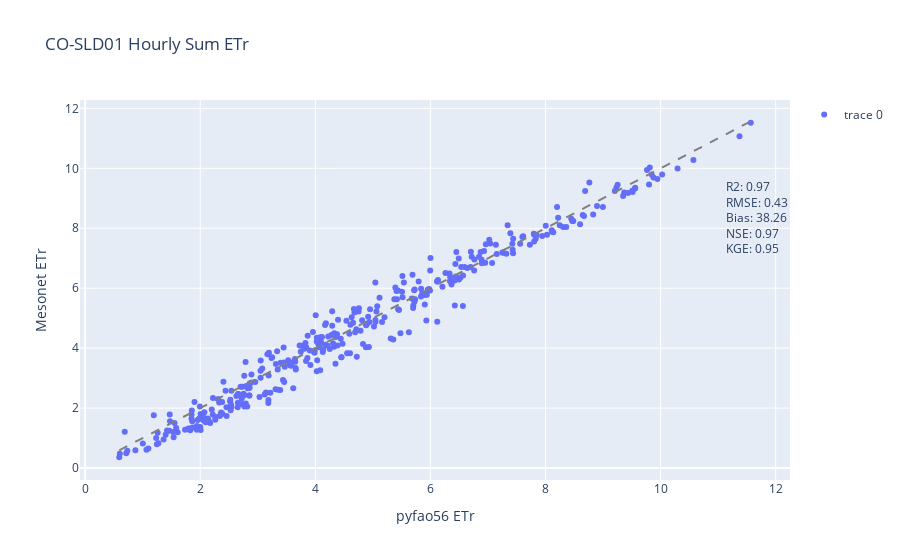

Notebook source saved alongside this figure:
### Markdown cell above
### Comparison of pyfao56 and Mesonet ET values
# The input dataframe requires columns for refET from pyfao56 and Mesonet ET
# The comment is added to the plot title and file name
def compute_statistics(df,rfcrp,comment):
    if rfcrp == 'T':
        df['Mesonet ET'] = df['ETr']
        et = 'ETr'
    elif rfcrp == 'S':
        df['Mesonet ET'] = df['ETo']
        et = 'ETo'
    if time_format == 'Hourly':
        tf = 'Hourly Sum'
    else: 
        tf = 'Daily'
    stat_df = df
    # Computing statistical differences between pyfao56 and Mesonet
    statistics = tools.Statistics(simulated=list(stat_df['refET']), 
                                measured=list(stat_df['Mesonet ET']))
    r2 = statistics._r2(s=stat_df['refET'], m=stat_df['Mesonet ET'])
    rmse = statistics._rmse(s=stat_df['refET'], m=stat_df['Mesonet ET'])
    bias = statistics._bias(s=stat_df['refET'], m=stat_df['Mesonet ET'])
    nse = statistics._nse(s=stat_df['refET'], m=stat_df['Mesonet ET'])
    kge = _kge(s=stat_df['refET'], m=stat_df['Mesonet ET'])

    
    # Plotly figure
    fig = go.Figure(data=go.Scatter(x=stat_df['refET'], 
                                    y=stat_df['Mesonet ET'],
                                    mode='markers',
                                    hovertext=stat_df['Timestamp'],
                                    hoverinfo='text+x+y',))

    # Add line where x = y
    fig.add_trace(go.Scatter(
        x=[stat_df['refET'].min(), stat_df['refET'].max()],
        y=[stat_df['refET'].min(), stat_df['refET'].max()],
        mode='lines',
        line=dict(color='gray', dash='dash'),
        showlegend=False
    ))

    # Add labels and title
    fig.update_layout(
        xaxis_title=f'pyfao56 {et}',
        yaxis_title=f'Mesonet {et}',
        title=f'{state}-{comment} {tf} {et}'
    )
    # Add annotations (box with text)
    fig.update_layout(
        annotations=[
            dict(
                x=1,
                y=0.8,
                xref="paper",
                yref="paper",
                text=f"R2: {r2:.2f}<br>" \
                    f"RMSE: {rmse:.2f}<br>Bias: {bias:.2f}<br>" \
                    f"NSE: {nse:.2f}<br>KGE: {kge:.2f}<br>",
                showarrow=False,
                align="left",
                font=dict(size=12)
            )
        ]
    )

    # Show the plot
    fig.write_html(f'{output_path}/pyfao56_vs_Mesonet_{comment}_{et}.html')
    fig.show()
    # Save the dataframe
    stat_df.to_csv(f'{output_path}/pyfao56_vs_Mesonet_{comment}_{et}.csv')

### Code cell
# Run the earlier functions
if time_format == 'Hourly':
    hourly_df, daily_df = compute_et_hourly(input_df, rfcrp, z, lat, lon, lzn, wndht, comment)
    if make_wth:
        to_wth(daily_df,comment)
    
elif time_format == 'Daily':
    daily_df = compute_et_daily(input_df, rfcrp, z, lat, wndht, comment) 
    if make_wth:
        to_wth(daily_df,comment)   
compute_statistics(daily_df,rfcrp,comment)
print('Complete!')

### Figure 1 — Plotly figure (JSON) as saved in the notebook; plotly's stock layout.template omitted (floating-point values rounded to 4 significant figures; data arrays with more than 128 entries replaced by an {"elided": "..."} marker saying what was removed)
{"data": [{"hoverinfo": "text+x+y", "hovertext": {"elided": "365 str values"}, "mode": "markers", "type": "scatter", "x": {"elided": "365 float values"}, "y": {"elided": "365 float values"}}, {"line": {"color": "gray", "dash": "dash"}, "mode": "lines", "showlegend": false, "type": "scatter", "x": [0.5929, 11.57], "y": [0.5929, 11.57]}], "layout": {"annotations": [{"align": "left", "font": {"size": 12}, "showarrow": false, "text": "R2: 0.97<br>RMSE: 0.43<br>Bias: 38.26<br>NSE: 0.97<br>KGE: 0.95<br>", "x": 1, "xref": "paper", "y": 0.8, "yref": "paper"}], "title": {"text": "CO-SLD01 Hourly Sum ETr"}, "xaxis": {"title": {"text": "pyfao56 ETr"}}, "yaxis": {"title": {"text": "Mesonet ETr"}}}}
